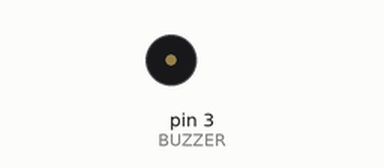
This sketch was run on a simulated Arduino Uno, built with avr-gcc and run on an emulated ATmega328P. On the bench: buzzer (waves = sounding).

Above: at 0.1 s.
Timing chart, 0 to 1.1 s (numbered marks = the images above):
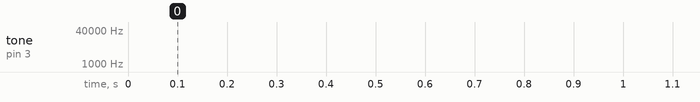

The sketch:

chirp_test.ino
```cpp
const int BUZZER = 3; //buzzer to arduino pin 9

const int CHIRP_START = 8000; // chirp start in Hz
const int CHIRP_FINISH = 12000; // chirp finish in Hz


void setup(){

  pinMode(BUZZER, OUTPUT); // Set buzzer - pin 9 as an output

}

void loop(){

  chirp();
  delay(1000);

}

void chirp() {
  for (int i = CHIRP_START; i < CHIRP_FINISH; i++) {
    tone(BUZZER, i);
    delay(0.01);
  }
  noTone(BUZZER);
}
```
